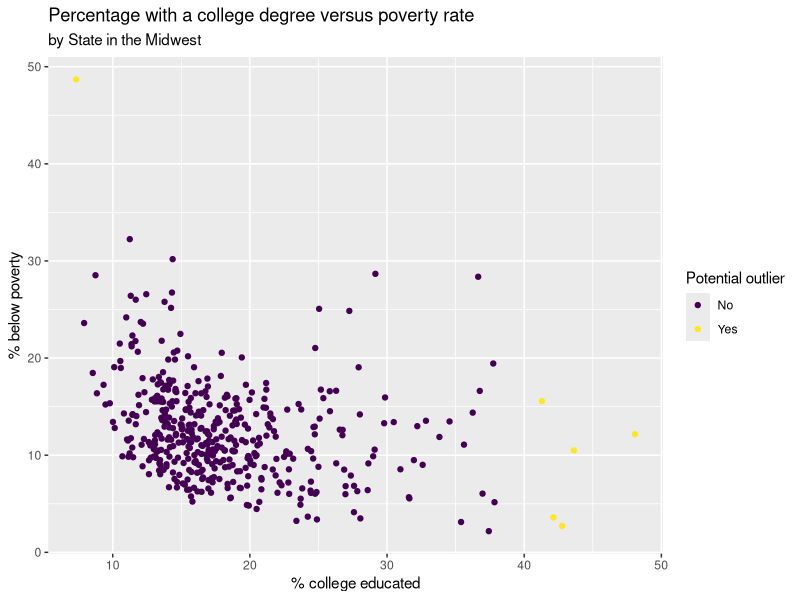

This chart was generated by the following R code:
## ---- chunk 1
#| eval: true
#| message: false

library(tidyverse)
## ---- chunk 2
?midwest
## ---- chunk 3
midwest |>
  count(state, name = "n_counties") |>
  arrange(desc(n_counties))
## ---- chunk 4
midwest |>
  count(county, name = "n_states") |>
  filter(n_states == 5) |>
  arrange(desc(n_states))
## ---- chunk 5
midwest |>
  filter(popdensity > 25000) |>
  select(county, state, popdensity, poptotal, area) |>
  arrange(desc(popdensity))
## ---- chunk 6
midwest |>
  filter(popdensity == max(popdensity)) |>
  select(county, state, popdensity, poptotal, area)
## ---- chunk 7
midwest |>
  summarize(
    median_density = median(popdensity),
    q1_density = quantile(popdensity, 0.25),
    q3_density = quantile(popdensity, 0.75)
  )
## ---- chunk 8
midwest |>
  mutate(metro = if_else(inmetro == 1, "Yes", "No")) |>
  group_by(state) |>
  summarize(propotion_urban = mean(metro == "Yes"))
## ---- chunk 9
midwest |>
  filter(percollege < 10, percbelowpoverty > 45) |>
  select(county, state, percbelowpoverty, percollege)
## ---- chunk 10
midwest |>
  filter(percollege > 40, percbelowpoverty < 20) |>
  select(county, state, percbelowpoverty, percollege)
## ---- chunk 11
midwest |>
  filter(
    (percollege < 10 & percbelowpoverty > 45) |
    (percollege >40 & percbelowpoverty < 20)) |>
  select(county, state, percbelowpoverty, percollege)
## ---- chunk 12
midwest |>
  mutate(potential_outlier = if_else(
    (percollege < 10 & percbelowpoverty > 45) |
    (percollege > 40 & percbelowpoverty < 20),
    "Yes", "No")) |>
  select(county, state, percbelowpoverty, percollege, potential_outlier) |>
  arrange(potential_outlier)
## ---- chunk 13
midwest |>
  mutate(potential_outlier = if_else(
    (percollege < 10 & percbelowpoverty > 45) |
    (percollege > 40 & percbelowpoverty < 20),
    "Yes", "No")) |>
  ggplot(aes(x = percollege, y = percbelowpoverty, color = potential_outlier)) +
  geom_point() +
  labs(
    title = "Percentage with a college degree versus poverty rate",
    subtitle = "by State in the Midwest",
    x = "% college educated",
    y = "% below poverty",
    color = "Potential outlier"
  ) +
  scale_color_viridis_d()
## ---- chunk 14
state_population <-
  midwest |>
  group_by(state) |>
  summarize(total_population = sum(poptotal))

state_population |>
  arrange(desc(total_population))
## ---- chunk 15
state_population |>
  mutate(prop_population = total_population / sum(total_population)) |>
  arrange(desc(prop_population))
